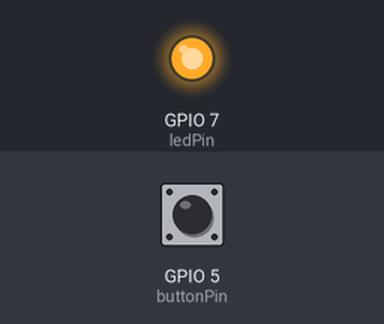
This sketch was run on a simulated ESP32. Shown: output pins drawn as LEDs (lit = HIGH). Dashed ring = blinking. Inputs (shaded band) come from the test bench; at power-on: GPIO 5 (buttonPin) LOW. WiFi joins after 1.5 s; servers stay silent unless stated; what the sketch prints to the serial monitor is not drawn.

Above: at 3.0 s.
3.1 s: GPIO 5 (buttonPin) pulled HIGH for 1 s
At 4.5 s:
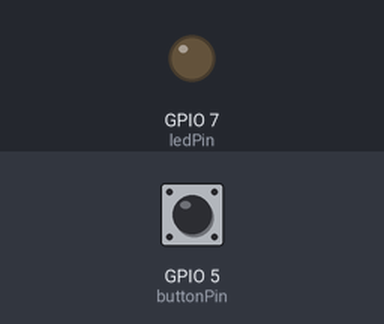
5.6 s: GPIO 5 (buttonPin) pulled HIGH for 0.15 s
At 6.4 s:
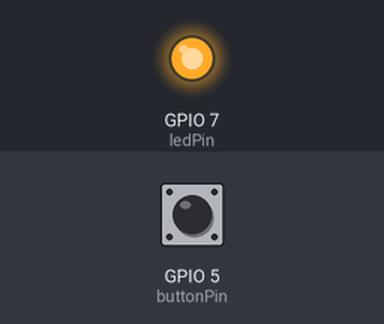
7.8 s: GPIO 5 (buttonPin) pulled HIGH for 3.2 s
At 9.3 s:
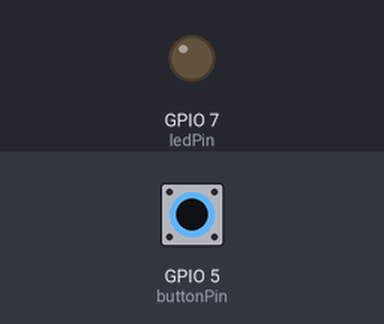
12.5 s: GPIO 5 (buttonPin) pulsed HIGH 5 times (0.12 s each, 0.3 s apart)
At 12.7 s:
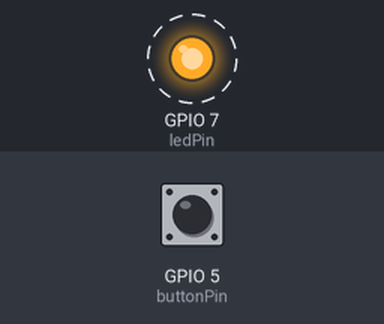
Timing chart, 0 to 15.5 s (numbered marks = the images above; inputs shaded):
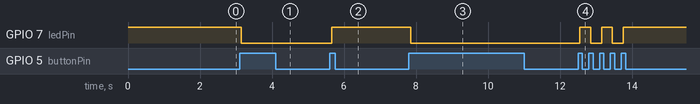

Measured:
- after the input at 3.1 s, GPIO 7 (ledPin): HIGH → LOW after 0.05 s
- after the input at 5.6 s, GPIO 7 (ledPin): LOW → HIGH after 0.05 s
- after the input at 7.8 s, GPIO 7 (ledPin): HIGH → LOW after 0.05 s
- after the input at 12.5 s, GPIO 7 (ledPin): alternates HIGH for 0.30 s and LOW for 0.30 s, 5 changes in all, then stays HIGH, starting after 0.05 s

The sketch:

Sauna_Tracker_V2_ESP32_Edgent_W.ino
```cpp
// Fill-in information from your Blynk Template here
#define BLYNK_TEMPLATE_ID "TMPLJmpAUome"
#define BLYNK_DEVICE_NAME "Fire Starter"

#define BLYNK_FIRMWARE_VERSION        "0.1.0"

#define BLYNK_PRINT Serial
//#define BLYNK_DEBUG

#define pin_SDA                         D2
#define pin_SCL                         D1
#define BME280_I2C_ADDRESS 0x76


// constants won't change. They're used here to set pin numbers for the button:
const int buttonPin = D4;    // the number of the pushbutton pin
const int ledPin = D8;      // the number of the LED pin
// Variables will change:
int ledState = HIGH;         // the current state of the output pin
int buttonState;             // the current reading from the input pin
int lastButtonState = LOW;   // the previous reading from the input pin
//int lampamasa;
// the following variables are unsigned longs because the time, measured in
// milliseconds, will quickly become a bigger number than can be stored in an int.
unsigned long lastDebounceTime = 0;  // the last time the output pin was toggled
unsigned long debounceDelay = 50;    // the debounce time; increase if the output flickers


#define APP_DEBUG

// Uncomment your board, or configure a custom board in Settings.h
//#define USE_WROVER_BOARD
//#define USE_TTGO_T7

#include "BlynkEdgent.h"
#include "SparkFunBME280.h"
#include "wire.h"
#include <SPI.h>

BME280 BME280_sensor;
BlynkTimer timer;


void sendSensor()
{
  float t = BME280_sensor.readTempF();
  float h = BME280_sensor.readFloatHumidity();
//float l = lampamasa();

  if (isnan(h) || isnan(t)) {
   // Serial.println("Failed to read from BME sensor!");
    return;
  }
  // You can send any value at any time.
  // Please don't send more than 10 values per second.
  Serial.println("Temp:" );
  Serial.print(t);
  Serial.println("Humidity: ");
  Serial.print(h);
  Serial.println("Lampamasa: ");
 // Serial.print(l);

 Serial.println("Sending Sensor Values to Blynk..." );
  Blynk.virtualWrite(V0, t);
  Blynk.virtualWrite(V1, h);
Blynk.virtualWrite(V2, ledState);


//TO DO 5

 // Blynk.syncVirtual(V0,V1);
  //Serial.println(V0);
 // Serial.println(V1);


}

void setup()
{
  Serial.begin(115200);
//button stuff
    pinMode(buttonPin, INPUT);
  pinMode(ledPin, OUTPUT);
//lampamasa == 0;
    digitalWrite(ledPin, ledState);
// end button stuff

  delay(20);

  BlynkEdgent.begin();
  Wire.setPins(pin_SDA, pin_SCL);
Wire.begin();

// init BME280
BME280_sensor.setI2CAddress(BME280_I2C_ADDRESS);
BME280_sensor.beginI2C();

timer.setInterval(60000L, sendSensor);


}

void loop() {
  BlynkEdgent.run();
  int reading = digitalRead(buttonPin);

    // If the switch changed, due to noise or pressing:
  if (reading != lastButtonState) {
    // reset the debouncing timer
    lastDebounceTime = millis();
  }
    if ((millis() - lastDebounceTime) > debounceDelay) {
    // whatever the reading is at, it's been there for longer than the debounce
    // delay, so take it as the actual current state:

    // if the button state has changed:
    if (reading != buttonState) {
      buttonState = reading;

      // only toggle the LED if the new button state is HIGH
      if (buttonState == HIGH) {
        ledState = !ledState;
        Serial.print("lampamasa on ");
//        lampamasa == 1;
      }   else
    //    lampamasa == 0;
      Serial.print("lampamasa off ");
    }
  }
    digitalWrite(ledPin, ledState);
      lastButtonState = reading;
  //end button stuff
   if(Blynk.connected()){
 delay(50);

 Blynk.run();
 timer.run();
 } else  Serial.print("Trying to connect again... ");


}
```
